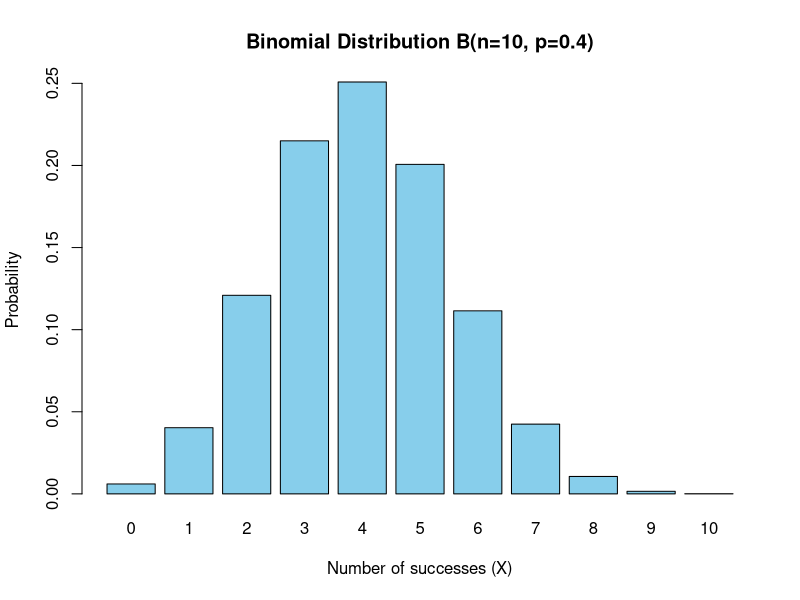

The R script that drew this image:
# Binomial Distribution Example in R

# Define parameters
n <- 10    # Number of trials
p <- 0.4   # Probability of success in each trial

# Random variable X can take values from 0 to n
X <- 0:n

# Probability function: f(x) = choose(n, x) * p^x * (1-p)^(n-x)
probabilities <- dbinom(X, size = n, prob = p)
names(probabilities) <- X
print("Probability function f(x) for Binomial Distribution:")
print(probabilities)

# Calculate the mean
# Formula: E(X) = n * p
mean_X <- n * p
print(paste("Mean (E[X]):", mean_X))

# Calculate the variance
# Formula: Var(X) = n * p * (1 - p)
variance_X <- n * p * (1 - p)
print(paste("Variance (Var[X]):", variance_X))

# Optional: Plot the probability distribution
barplot(probabilities, names.arg = X, col = "skyblue",
        main = "Binomial Distribution B(n=10, p=0.4)",
        xlab = "Number of successes (X)", ylab = "Probability")
